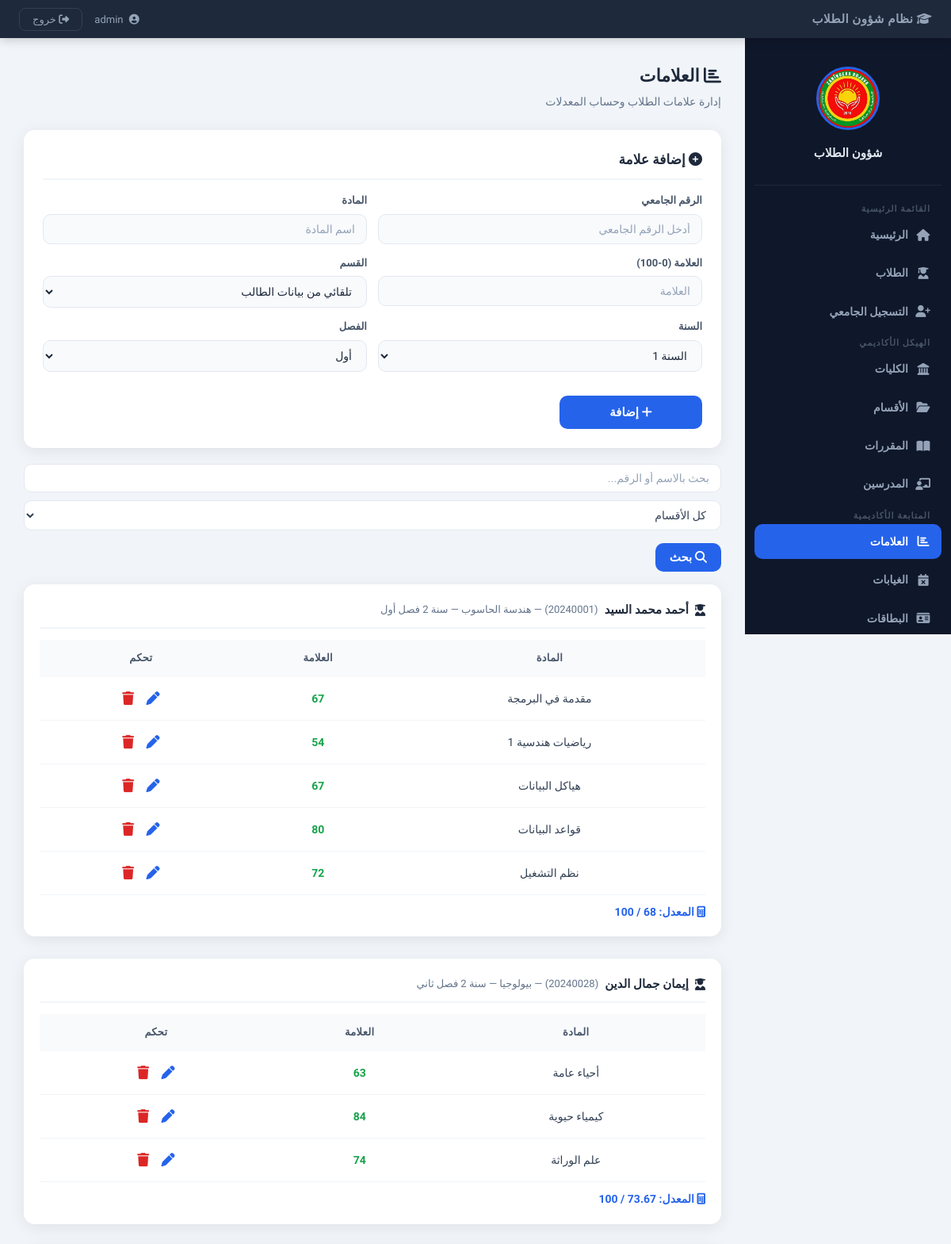
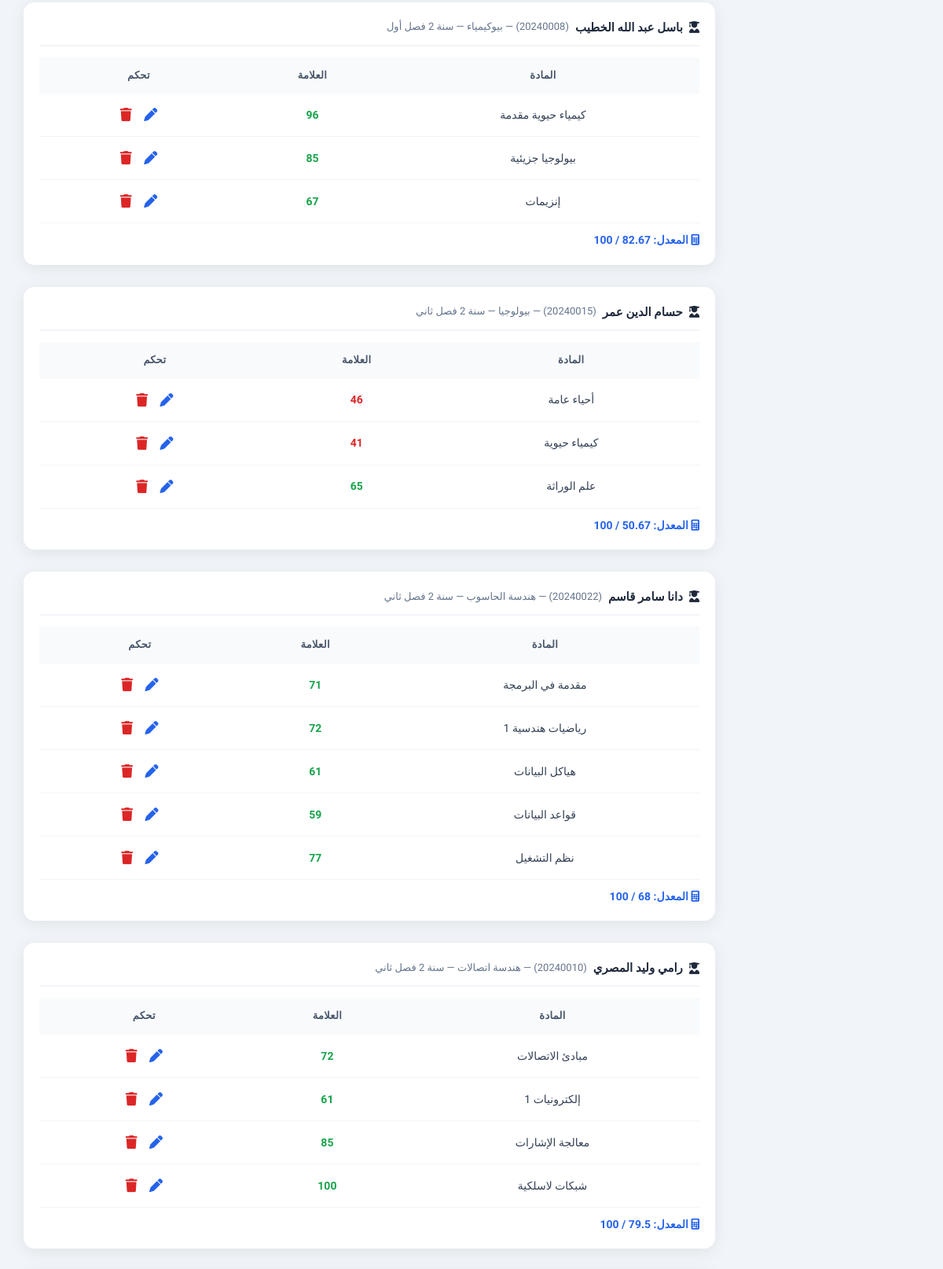
The app's page /?page=grades (signed in, upper part) with its own data (2 pictures, top to bottom).
### tables this page shows
CREATE TABLE grades (
    id         INTEGER PRIMARY KEY AUTOINCREMENT,
    student_id INTEGER NOT NULL,
    subject    TEXT    NOT NULL,
    grade      REAL    NOT NULL,
    year       TEXT    NOT NULL,
    semester   TEXT    NOT NULL,
    department TEXT,
    created_at TEXT    DEFAULT (datetime('now')),
    FOREIGN KEY (student_id) REFERENCES students(id) ON DELETE CASCADE
);

### app/Core/Database.php (called while the page is built, shortened)
<?php
class Database
{
    private static ?PDO $instance = null;
    public static function getInstance(): PDO
    {
        if (self::$instance === null) {
            if (DB_DRIVER === 'sqlite') {
                $pdo = new PDO('sqlite:' . DB_PATH);
                $pdo->exec('PRAGMA foreign_keys = ON;');
            } elseif (DB_DRIVER === 'mysql') {
                $dsn = "mysql:host=" . DB_HOST . ";dbname=" . DB_NAME . ";charset=" . DB_CHARSET;
                $pdo = new PDO($dsn, DB_USER, DB_PASS);
            } else {
                throw new RuntimeException('DB_DRIVER غير مدعوم');
            }
            $pdo->setAttribute(PDO::ATTR_ERRMODE,            PDO::ERRMODE_EXCEPTION);
            $pdo->setAttribute(PDO::ATTR_DEFAULT_FETCH_MODE, PDO::FETCH_ASSOC);
            self::$instance = $pdo;
        }
        return self::$instance;
    }
}

### app/Core/BaseModel.php (called while the page is built, shortened)
<?php
abstract class BaseModel
{
    protected PDO    $db;
    protected string $table;
    public function __construct()
    {
        $this->db = Database::getInstance();
    }
    public function all(string $order = 'id DESC'): array
    {
        return $this->db->query("SELECT * FROM {$this->table} ORDER BY {$order}")
                        ->fetchAll();
    }
}

### app/Models/Grade.php (called while the page is built, shortened)
<?php
class Grade extends BaseModel
{
    public function allGrouped(string $q = '', string $dept = ''): array
    {
        $where = ['1=1'];
        $p     = [];
        $s = $this->db->prepare(
            "SELECT g.*, s.name AS student_name, s.university_id
             FROM grades g JOIN students s ON g.student_id = s.id
             WHERE " . implode(' AND ', $where) . "
             ORDER BY s.name, g.year, g.semester"
        );
        $s->execute($p);
        $rows   = $s->fetchAll();
        $result = [];
        foreach ($rows as $r) {
            $sid = $r['student_id'];
            if (!isset($result[$sid])) {
                $result[$sid] = [
                    'student_id'    => $sid,
                    'student_name'  => $r['student_name'],
                    'university_id' => $r['university_id'],
                    'department'    => $r['department'],
                    'year'          => $r['year'],
                    'semester'      => $r['semester'],
                    'grades'        => [],
                ];
            }
            $result[$sid]['grades'][] = ['id' => $r['id'], 'subject' => $r['subject'], 'grade' => $r['grade']];
        }
        return array_values($result);
    }
}

### views/pages/grades.php (the view, shortened to what this page needs)
<?php
$grades      = $data['grades']      ?? [];
$q           = htmlspecialchars($_GET['q']          ?? '');
?>
<div class="page-header">
  <h1><i class="fa-solid fa-chart-bar"></i> العلامات</h1>
  <p>إدارة علامات الطلاب وحساب المعدلات</p>
</div>
<div class="card">
  <h3><i class="fa-solid fa-plus-circle"></i> إضافة علامة</h3>
  <form method="POST" action="/std_1_student_manager/controllers/router.php">
    <div class="form-grid">
      <div class="form-group">
        <label>الرقم الجامعي</label>
        <input type="text" name="university_id" placeholder="أدخل الرقم الجامعي" required>
      </div>
      <div class="form-group">
        <label>المادة</label>
        <input type="text" name="subject" placeholder="اسم المادة" required>
      </div>
      <div class="form-group">
        <label>العلامة (0-100)</label>
        <input type="number" name="grade" min="0" max="100" placeholder="العلامة" required>
      </div>
      <div class="form-group">
        <label>القسم</label>
        <select name="department">
          <option value="">تلقائي من بيانات الطالب</option>
        </select>
      </div>
      <div class="form-group">
        <label>السنة</label>
        <select name="year">
          <option value="1">السنة 1</option>
        </select>
      </div>
      <div class="form-group">
        <label>الفصل</label>
        <select name="semester">
          <option value="أول">أول</option>
        </select>
      </div>
    </div>
    <br>
    <button type="submit" class="btn-submit" style="max-width:180px;">
      <i class="fa-solid fa-plus"></i> إضافة
    </button>
  </form>
</div>
<form method="GET" class="filters-bar" style="margin-top:20px;">
  <input type="text" name="q" value="<?= $q ?>" placeholder="بحث بالاسم أو الرقم...">
  <select name="department">
    <option value="all">كل الأقسام</option>
  </select>
  <button type="submit" class="btn-submit" style="width:auto; padding:9px 18px;">
    <i class="fa-solid fa-magnifying-glass"></i> بحث
  </button>
</form>
<?php if (empty($grades)): ?>
  <div class="card" style="text-align:center; color:#94a3b8; padding:40px;">
    <i class="fa-solid fa-chart-bar" style="font-size:40px; display:block; margin-bottom:12px;"></i>
    لا توجد علامات مضافة بعد
  </div>
<?php else: ?>
  <?php foreach ($grades as $student): ?>
  <?php
    $sum = array_sum(array_column($student['grades'], 'grade'));
    $avg = count($student['grades']) > 0 ? round($sum / count($student['grades']), 2) : 0;
  ?>
  <div class="student-grades">
    <h3>
      <i class="fa-solid fa-user-graduate"></i>
      <?= htmlspecialchars($student['student_name']) ?>
      <span style="color:#64748b; font-weight:400; font-size:13px;">
        (<?= htmlspecialchars($student['university_id']) ?>)
        — <?= htmlspecialchars($student['department'] ?? '') ?>
        — سنة <?= htmlspecialchars($student['year'] ?? '') ?>
        فصل <?= htmlspecialchars($student['semester'] ?? '') ?>
      </span>
    </h3>
    <div class="table-wrapper">
      <table>
        <thead>
          <tr>
            <th>المادة</th>
            <th>العلامة</th>
            <th>تحكم</th>
          </tr>
        </thead>
        <tbody>
          <?php foreach ($student['grades'] as $g): ?>
          <tr>
            <td><?= htmlspecialchars($g['subject']) ?></td>
            <td>
              <span style="font-weight:700; color:<?= $g['grade']>=50?'#16a34a':'#dc2626' ?>">
                <?= $g['grade'] ?>
              </span>
            </td>
            <td>
              <button class="edit-btn"
                      onclick="openGradeEdit(<?= $g['id'] ?>, '<?= htmlspecialchars($g['subject']) ?>', <?= $g['grade'] ?>)"
                      title="تعديل">
                <i class="fa-solid fa-pen"></i>
              </button>
              <form method="POST" action="/std_1_student_manager/controllers/router.php"
                    style="display:inline"
                    onsubmit="return confirm('حذف هذه العلامة؟')">
                <button type="submit" class="delete-btn" title="حذف">
                  <i class="fa-solid fa-trash"></i>
                </button>
              </form>
            </td>
          </tr>
          <?php endforeach; ?>
        </tbody>
      </table>
    </div>
    <div class="studentAverage">
      <i class="fa-solid fa-calculator"></i>
      المعدل: <?= $avg ?> / 100
    </div>
  </div>
  <?php endforeach; ?>
<?php endif; ?>

### assets/css/main.css (style rules this page uses)
:root { --primary: #2563eb; --primary-dk: #1d4ed8; --dark: #0f172a; --sidebar-w: 260px; --header-h: 48px; --radius: 14px; --shadow: 0 4px 20px rgba(0,0,0,.08); --font: 'Cairo', 'Segoe UI', Tahoma, sans-serif; }
*, *::before, *::after { box-sizing: border-box; margin: 0; padding: 0; }
body { font-family: var(--font); background: #f1f5f9; color: var(--dark); font-size: 15px; line-height: 1.6; }
.card { background: white; padding: 24px; border-radius: var(--radius); box-shadow: var(--shadow); margin-top: 20px; }
.card h3 { font-size: 17px; font-weight: 700; color: #1e293b; margin-bottom: 16px; padding-bottom: 10px; border-bottom: 2px solid #f1f5f9; }
.table-wrapper { overflow-x: auto; }
table { width: 100%; border-collapse: collapse; font-size: 14px; }
thead tr { background: #f8fafc; }
th { padding: 13px 14px; text-align: center; color: #475569; font-weight: 700; font-size: 13px; text-transform: uppercase; letter-spacing: .3px; white-space: nowrap; }
td { padding: 12px 14px; text-align: center; border-bottom: 1px solid #f1f5f9; color: #334155; }
button { font-family: var(--font); cursor: pointer; }
.edit-btn { background: none; border: none; font-size: 17px; cursor: pointer; padding: 5px 6px; border-radius: 6px; color: #2563eb; transition: background .15s; width: auto; }
.delete-btn { background: none; border: none; font-size: 17px; cursor: pointer; padding: 5px 6px; border-radius: 6px; color: #dc2626; transition: background .15s; width: auto; }
.page-header { margin-bottom: 24px; }
.page-header h1 { font-size: 22px; font-weight: 700; color: #1e293b; }
.page-header p { color: #64748b; font-size: 14px; margin-top: 4px; }
.filters-bar { display: flex; flex-wrap: wrap; gap: 10px; margin-bottom: 16px; align-items: center; }
.filters-bar input, .filters-bar select { padding: 9px 14px; border: 1px solid #e2e8f0; border-radius: 10px; font-family: var(--font); font-size: 14px; background: white; color: #334155; outline: none; transition: border-color .2s; margin-bottom: 0; }

### assets/css/forms.css (style rules this page uses)
.form-grid { display: grid; grid-template-columns: 1fr 1fr; gap: 14px; }
.form-group { display: flex; flex-direction: column; gap: 6px; }
.form-group label { font-size: 13px; font-weight: 600; color: #475569; }
input, select, textarea { width: 100%; padding: 10px 14px; border: 1px solid #e2e8f0; border-radius: 10px; font-family: var(--font); font-size: 14px; color: #1e293b; background: #f8fafc; outline: none; transition: border-color .2s, box-shadow .2s; margin-bottom: 0; }
input::placeholder { color: #94a3b8; }
.btn-submit { width: 100%; padding: 12px; background: var(--primary); color: white; border: none; border-radius: 10px; font-size: 15px; font-weight: 700; font-family: var(--font); cursor: pointer; transition: .2s; margin-top: 6px; }

### assets/css/tables.css (style rules this page uses)
.student-grades { background: white; border-radius: var(--radius); padding: 20px; margin-bottom: 28px; box-shadow: var(--shadow); }
.student-grades h3 { font-size: 15px; font-weight: 700; color: #1e293b; margin-bottom: 14px; padding-bottom: 10px; border-bottom: 2px solid #f1f5f9; display: flex; align-items: center; flex-wrap: wrap; gap: 8px; }
.studentAverage { margin-top: 10px; font-weight: 700; color: var(--primary); font-size: 14px; }

### records on screen
grades: subject "مقدمة في البرمجة", grade "67"
grades: subject "رياضيات هندسية 1", grade "54"
grades: subject "هياكل البيانات", grade "67"
grades: subject "قواعد البيانات", grade "80"
grades: subject "نظم التشغيل", grade "72"
grades: subject "أحياء عامة", grade "63"
grades: subject "كيمياء حيوية", grade "84"
grades: subject "علم الوراثة", grade "74"
grades: subject "كيمياء حيوية مقدمة", grade "96"
grades: subject "بيولوجيا جزيئية", grade "85"
grades: subject "إنزيمات", grade "67"
grades: subject "أحياء عامة", grade "46"
grades: subject "كيمياء حيوية", grade "41"
grades: subject "علم الوراثة", grade "65"
grades: subject "مقدمة في البرمجة", grade "71"
grades: subject "رياضيات هندسية 1", grade "72"
grades: subject "هياكل البيانات", grade "61"
grades: subject "قواعد البيانات", grade "59"
grades: subject "نظم التشغيل", grade "77"
grades: subject "مبادئ الاتصالات", grade "72"
grades: subject "إلكترونيات 1", grade "61"
grades: subject "معالجة الإشارات", grade "85"
grades: subject "شبكات لاسلكية", grade "100"

### other values on screen
$student['student_name'] "أحمد محمد السيد"
$student['university_id'] "20240001"
$student['department'] "هندسة الحاسوب"
$student['semester'] "أول"
$avg "68"
$student['student_name'] "إيمان جمال الدين"
$student['university_id'] "20240028"
$student['department'] "بيولوجيا"
$student['semester'] "ثاني"
$student['student_name'] "باسل عبد الله الخطيب"
$student['university_id'] "20240008"
$student['department'] "بيوكيمياء"
$student['year'] "2"
$student['student_name'] "حسام الدين عمر"
$student['university_id'] "20240015"
